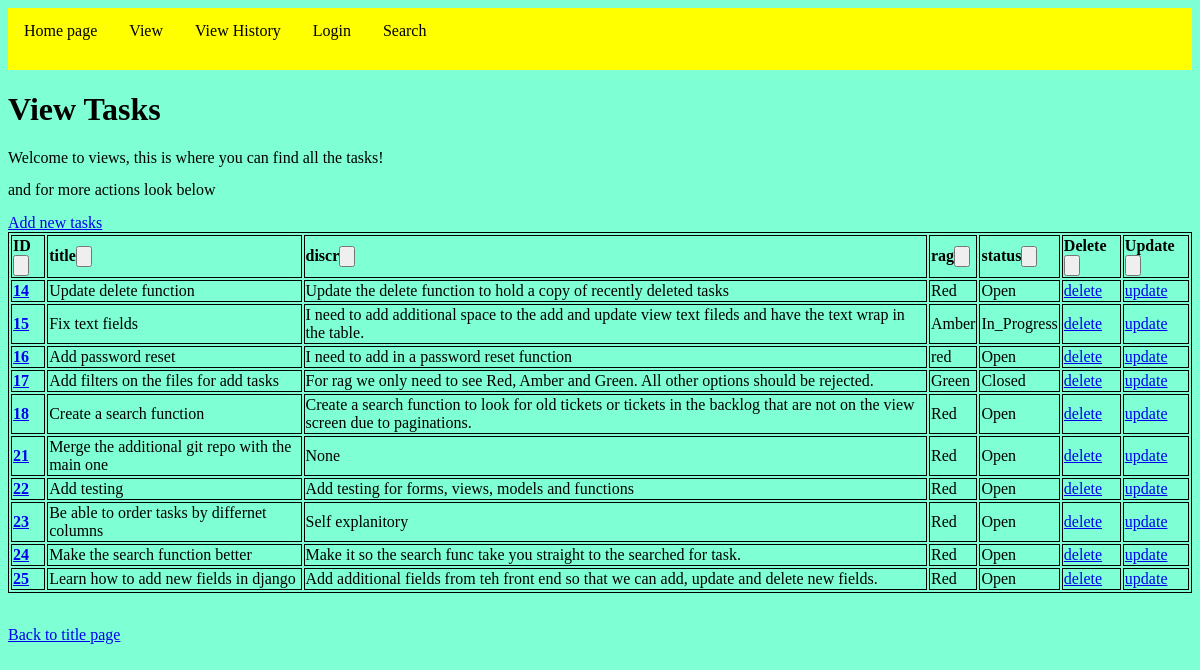
The app's page /view/, older data.
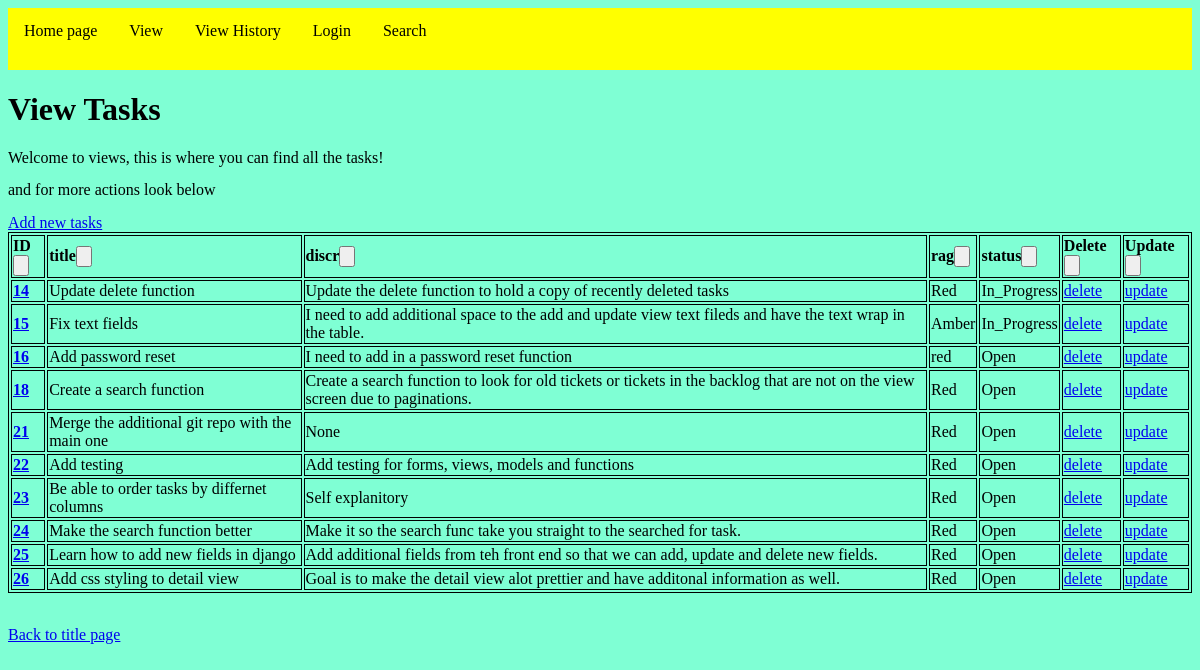
The same page, newer data.
### taskmanager/models.py (models this page shows, shortened)
class Task(models.Model):
    title = models.CharField(max_length=255)
    discr = models.CharField(max_length=255)
    rag = models.CharField(max_length=255)
    status = models.CharField(max_length=255)

### taskmanager/views.py (the view, shortened to what this page needs)
# urls.py: path("view/", views.TaskListView.as_view(), name="view_tasks"),
class TaskListView(ContextDataMixim, generic.ListView):
    model = Task
    title = "View"
    template_name = "view.html"
    context_object_name = "model"
    paginate_by = 10
    ordering = ["id"]

### my_task_manager/custom_filters.py (called while the page is built)
@register.filter(name="add_line_breaks")
def add_line_breaks(inputted, line_break_num):
    words = inputted.split()
    result = []
    for i, word in enumerate(words, start=1):
        result.append(word)
        if i % line_break_num == 0 or i != len(words):
            result.append("\n")
    result = " ".join(result)
    return result

### taskmanager/views.py (called while the page is built)
    def get_context_data(self, **kwargs: Any) -> dict[str, Any]:
        context = super().get_context_data(**kwargs)
        context["fields"] = Task._meta.fields
        return context

### taskmanager/templates/view.html (shortened to what this page needs)
{% extends "base_layout.html" %}
{% load static %} {% load mytags %}
        {% block content %}
        <body>
        {% block title%}<h1>View Tasks</h1>{% endblock %}
        <p>Welcome to views, this is where you can find all the tasks!</p>
        <p>and for more actions look below</p>
        <p1><a href="create">Add new tasks</a></p1>
        {% endblock %}
        {% block table %}
                <table>
                {% for field in fields %}<th>{{ field.verbose_name }}<input type="button" onclick=""></th>{% endfor %}
                <th class=".left-align">Delete<input type="button"></th>
                <th>Update<input type="button"></th>
                {% for task in model %}
                    <tr>
                        <td>
                            <a href="{% url 'detail' task.id %}"><b>{{ task.id }}</b></a>
                        </td>
                        <td>{{ task.title|capfirst|add_line_breaks:5 }}</td>
                        <td>{{ task.discr|capfirst|add_line_breaks:5 }}</td>
                        <td>{{ task.rag }}</td>
                        <td>{{ task.status }}</td>
                        <td><a href="{% url 'delete' task.id %}">delete</a></td>
                        <td><a href="{% url 'update' task.id %}">update</a></td>
                    </tr>
                {% endfor %}
            </table>
        <br>
        <p><a href="{% url 'main' %}">Back to title page</p>
    </body>
    {% endblock %}

### taskmanager/templates/base_layout.html (shortened to what this page needs)
{% load static %}
<!DOCTYPE html>
<html>
{% block head %}
<head>
    <link rel="stylesheet" href={% static "mainstatic.css" %}>
    <ul>
        <li><a href="{% url 'main' %}">Home page</a></li>
        <li><a href="{% url 'view_tasks' %}">View</a></li>
        <li><a href="{% url 'view_history'%}">View History</a></p>
        {% if user.is_authenticated %}
            <li><a href="{% url 'logout' %}">Logout</a></li>
        {% else %}
            <li><a href="{% url 'login' %}">Login</a></li>
        {% endif %}
        <li><a href="{% url 'search' %}">Search</a></li>
    </ul>
</head>
{% endblock %}
    {% block content %}{% endblock %}
{% block table %}{% endblock %}
</html>

### taskmanager/static/mainstatic.css (style rules this page uses)
table, th, td { border: 1px solid black; }
p { line-height: 1; }
ul { list-style-type: none; margin: 0; padding: 0; overflow: hidden; background-color: yellow; }
li { float: left; }
li a { display: block; color: black; text-align: left; padding: 14px 16px; text-decoration: none; }
h1, body { text-align: left; }

### taskmanager/templates/base_layout.html (style rules this page uses)
body { background-color:aquamarine; }

Row changes from the older to the newer data that the page shows:
removed Task: id "17", title|add_line_breaks "Add filters on the files for add tasks", discr|add_line_breaks "For rag we only need to see Red, Amber and Green. All other options should be rejected.", rag "Green", status "Closed"
changed Task "Update delete function": status "Open" → "In_Progress"
now on this page (row unchanged): Task: id "26", title|add_line_breaks "Add css styling to detail view", discr|add_line_breaks "Goal is to make the detail view alot prettier and have additonal information as well.", rag "Red", status "Open"
